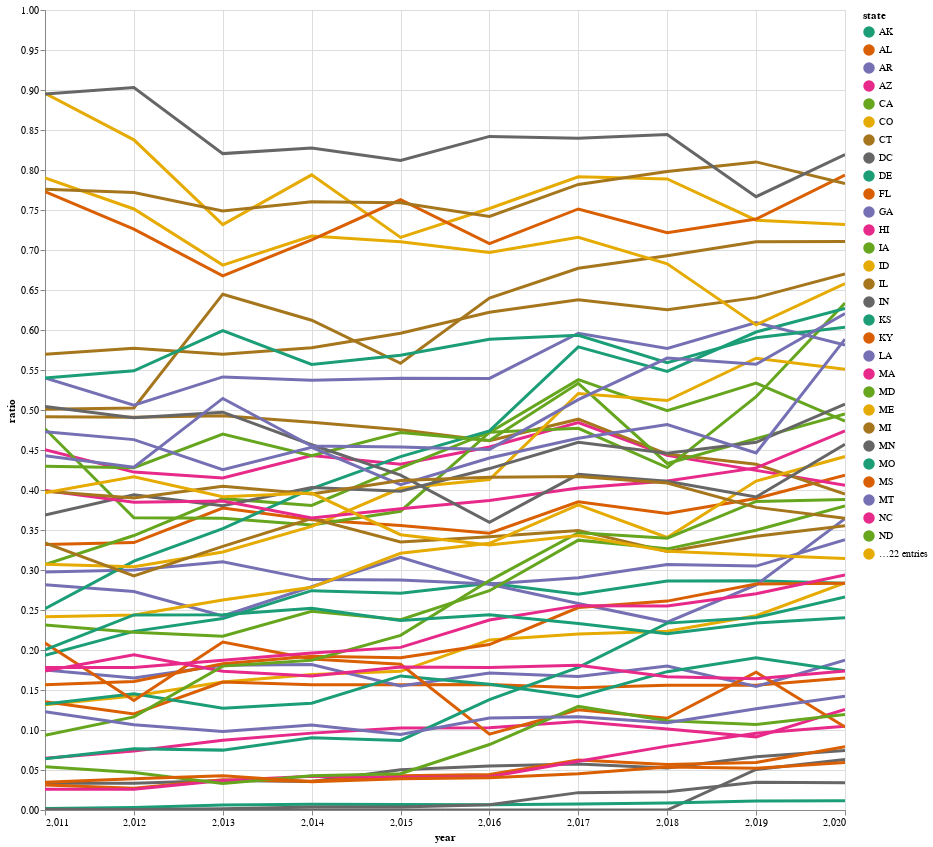

Notebook source saved alongside this figure:
### Code cell
datafilter1 = 'energytype'
dataframe1 = df_merge
renewablesByState=energybystate(dataframe1, datafilter1)


highlight = alt.selection(
    type='single', on='mouseover', fields=['year'], nearest=True)

base = alt.Chart(renewablesByState).encode(
    x=alt.X('year', scale=alt.Scale(domain=[2011, 2020], clamp=True), axis=alt.X(tickMinStep=1)),
    y=alt.Y('ratio:Q', scale=alt.Scale(domain=[0.0, 1.0])),
    color=alt.Color('state', scale=alt.Scale(scheme='dark2')))

points = base.mark_circle().encode(
    opacity=alt.value(0),
    tooltip=[
        alt.Tooltip('year:O', title='Year'),
        alt.Tooltip('ratio:Q', title='Ratio'),
        alt.Tooltip('state', title='State')
    ]).add_selection(highlight)

lines = base.mark_line().encode(
    size=alt.condition(~highlight, alt.value(1), alt.value(3)))

(points + lines).properties(width=800, height=800).interactive()

### Figure 1 — Vega-Lite specification as saved in the notebook (floating-point values rounded to 4 significant figures; data arrays with more than 128 entries replaced by an {"elided": "..."} marker saying what was removed)
{"layer": [{"selection": {"selector013": {"nearest": true, "on": "mouseover", "type": "single", "fields": ["year"]}, "selector014": {"bind": "scales", "type": "interval", "encodings": ["x", "y"]}}, "encoding": {"color": {"field": "state", "scale": {"scheme": "dark2"}, "type": "nominal"}, "opacity": {"value": 0}, "y": {"field": "ratio", "scale": {"domain": [0, 1]}, "type": "quantitative"}, "tooltip": [{"field": "year", "type": "ordinal", "title": "Year"}, {"field": "ratio", "type": "quantitative", "title": "Ratio"}, {"field": "state", "type": "nominal", "title": "State"}], "x": {"field": "year", "scale": {"clamp": true, "domain": [2011, 2020]}, "type": "quantitative", "axis": {"tickMinStep": 1}}}, "mark": "circle"}, {"encoding": {"color": {"field": "state", "scale": {"scheme": "dark2"}, "type": "nominal"}, "x": {"field": "year", "scale": {"clamp": true, "domain": [2011, 2020]}, "type": "quantitative", "axis": {"tickMinStep": 1}}, "y": {"field": "ratio", "scale": {"domain": [0, 1]}, "type": "quantitative"}, "size": {"value": 3, "condition": {"selection": {"not": "selector013"}, "value": 1}}}, "mark": "line"}], "datasets": {"data-f8c90879780a093c34a67a219a77240c": {"elided": "510 records"}}, "config": {"view": {"continuousWidth": 400, "continuousHeight": 300}}, "height": 800, "width": 800, "$schema": "https://vega.github.io/schema/vega-lite/v4.8.1.json", "data": {"name": "data-f8c90879780a093c34a67a219a77240c"}}
